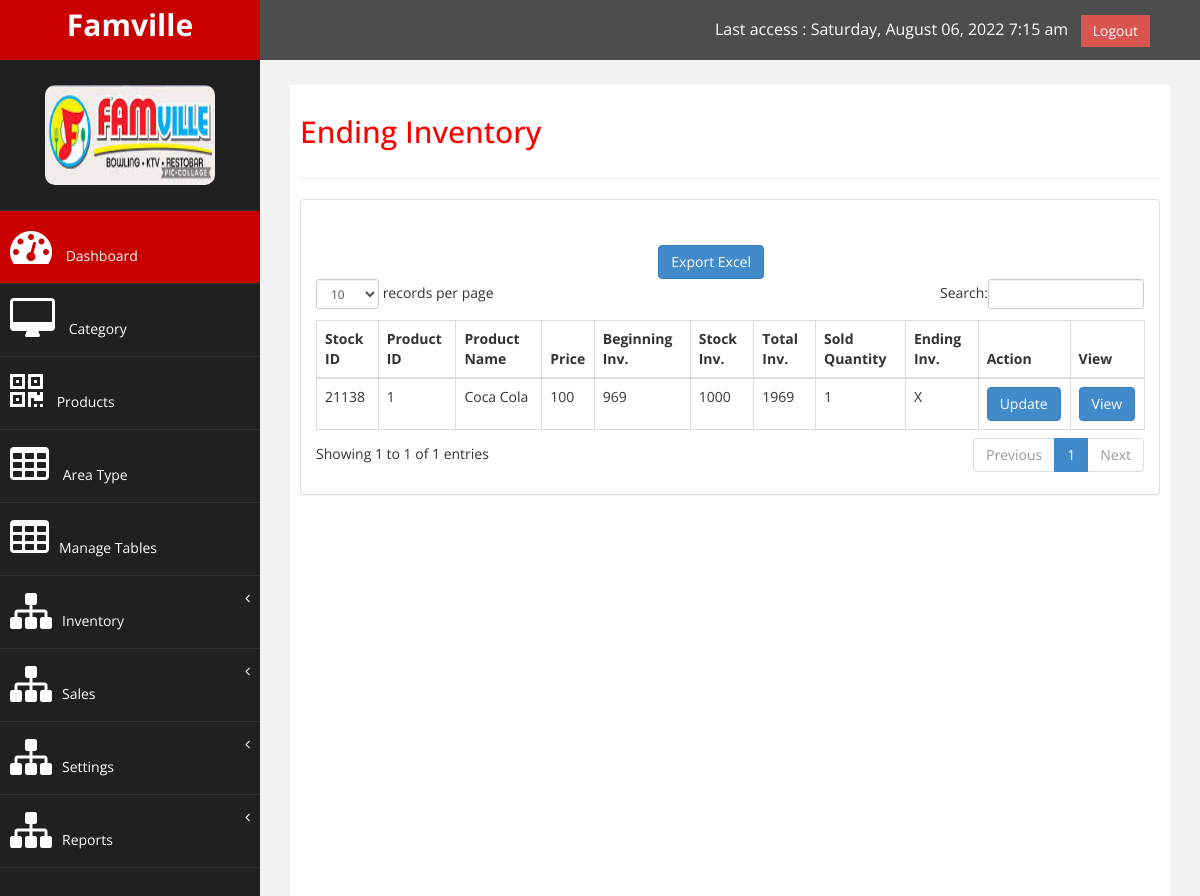
Screenshot of /index_admin.php?page=ending_inventory with the database file from the repository.
### tables this page shows
CREATE TABLE `stock` (
  `stock_id` int(11) NOT NULL,
  `stock_num_id` varchar(100) NOT NULL,
  `product_id` int(11) NOT NULL,
  `stocks` int(11) NOT NULL,
  `date_added` timestamp NOT NULL DEFAULT CURRENT_TIMESTAMP ON UPDATE CURRENT_TIMESTAMP,
  `begin_inv` int(11) NOT NULL
);

CREATE TABLE `product` (
  `product_id` int(11) NOT NULL,
  `product_name` varchar(100) NOT NULL,
  `product_description` varchar(100) NOT NULL,
  `quantity` int(11) NOT NULL,
  `price` int(11) NOT NULL,
  `status_type_id` int(11) NOT NULL COMMENT 'Enabled; Disabled',
  `availability` varchar(100) NOT NULL COMMENT 'Available; Not-Available',
  `category_id` int(11) NOT NULL,
  `image` varchar(100) NOT NULL,
  `set_type_id` int(11) NOT NULL,
  `tuple_class_id` int(11) NOT NULL,
  `size_class_id` int(11) NOT NULL,
  `product_num_id` varchar(100) NOT NULL,
  `date_start` varchar(100) NOT NULL,
  `date_end` varchar(100) NOT NULL,
  `date_added` timestamp NOT NULL DEFAULT CURRENT_TIMESTAMP ON UPDATE CURRENT_TIMESTAMP
);

CREATE TABLE `order_kitchen` (
  `order_kitchen_id` int(11) NOT NULL,
  `order_type_id` int(11) NOT NULL,
  `table_number_id` int(11) NOT NULL,
  `num_guests_id` int(11) NOT NULL,
  `guest_id` int(11) NOT NULL COMMENT 'one-by-one-customer-receipt',
  `product_id` int(11) NOT NULL,
  `order_quantity` int(11) NOT NULL,
  `date_time` timestamp NOT NULL DEFAULT CURRENT_TIMESTAMP ON UPDATE CURRENT_TIMESTAMP,
  `user_id` int(11) NOT NULL,
  `status` varchar(100) NOT NULL COMMENT 'Foods; Drinks',
  `action` varchar(100) NOT NULL COMMENT 'Order; Un-order'
);

### index_admin.php (called while the page is built, shortened)
<?php
include('admin/header.php');
include('admin/side_bar.php');
if(isset($_GET['page'])){
    $page=$_GET['page'];
}else{
    $page='category';
}
include('admin/'.$page.'.php');
include('admin/footer.php');
?>

### admin/ending_inventory.php (the view, shortened to what this page needs)
        <div id="page-wrapper" >
            <div id="page-inner">
                <div class="row">
                    <div class="col-md-12">
                     <h2>Ending Inventory</h2>
                    </div>
                </div>
                 <hr />
            <div class="row">
                <div class="col-md-12">
                    <div class="panel panel-default">
                        <div class="panel-body">
                            <div class="table-responsive">
                                <table class="table table-striped table-bordered table-hover" id="dataTables-example">
                                    <thead>
                                        <tr>
                                            <th>Stock ID</th>
                                            <th>Product ID</th>
                                            <th>Product Name</th>
                                            <th>Price</th>
                                            <th>Beginning Inv.</th>
                                            <th>Stock Inv.</th>
                                            <th>Total Inv.</th>
                                            <th>Sold Quantity</th>
                                            <th>Ending Inv.</th>
                                            <th>Action</th>
                                            <th>View</th>
                                        </tr>
                                    </thead>
                                    <button type="button" class="btn btn-primary" style="
    float: right;
    margin-top: 30px;
    /* margin-left: 170px; */
    margin-right: 380px;
">Export Excel</button>
                                    <tbody>
                                    <?php
                                    include('config.php');
                                    $sql_monitor='SELECT stock.stock_id, stock.stock_num_id, stock.product_id, product.product_num_id, product.product_name, product.price, product.quantity, product.availability, product.status_type_id, status_type.status_type, stock.stocks, product.category_id, category.category_type
                                        FROM stock
                                        INNER JOIN product
                                        ON product.product_id=stock.product_id
                                        INNER JOIN status_type
                                        ON status_type.status_type_id=product.status_type_id
                                        INNER JOIN category
                                        ON category.category_id=product.category_id';
                                    $qry_monitor=mysqli_query($CON, $sql_monitor) or die(mysqli_error($qry_monitor));
                                    while($row=mysqli_fetch_array($qry_monitor)){
                                        $stock_num_id=$row['stock_num_id'];
                                        $product_id=$row['product_id'];
                                        $product_name=$row['product_name'];
                                        $price=$row['price'];
                                        $quantity=$row['quantity'];
                                        $stocks=$row['stocks'];
                                        $product_num_id=$row['product_num_id'];
                                        $total=$quantity+$stocks;
                                    $sql_mon='SELECT order_kitchen.order_kitchen_id, order_kitchen.product_id, product.product_name, order_kitchen.order_quantity
                                        FROM order_kitchen
                                        INNER JOIN product
                                        ON product.product_id=order_kitchen.product_id
                                        WHERE order_kitchen.product_id="'.$product_id.'"';
                                    $qry_mon=mysqli_query($CON, $sql_mon) or die(mysqli_error($qry_mon));
                                    global $order_quantity;
                                    while($row=mysqli_fetch_array($qry_mon)){
                                        $order_quantity=$row['order_quantity'];
                                    }
                                    ?>
                                        <tr class="odd gradeX">
                                            <td><?php echo $stock_num_id; ?></td>
                                            <td><?php echo $product_num_id; ?></td>
                                            <td><?php echo $product_name; ?></td>
                                            <td class="center"><?php echo $price; ?></td>
                                            <td class="center"><?php echo $quantity; ?></td>
                                            <td class="center"><?php echo $stocks; ?></td>
                                            <td class="center"><?php echo $total; ?></td>
                                            <td class="center"><?php echo $order_quantity; ?></td>
                                            <td class="center">X</td>
                                            <td class="center"><a href="<?php echo $BASE_URL;?>index_admin.php?page=update_ending_inventory" class="btn btn-primary">Update</a></td>
                                            <td class="center"><a href="<?php echo $BASE_URL;?>index_admin.php?page=view_ending_inventory" class="btn btn-primary">View</a></td>
                                        </tr>
                                    <?php
                                    }
                                    ?>
                                    </tbody>
                                </table>
                            </div>
                        </div>
                    </div>
                </div>
            </div>
        </div>
    </div>
            </div>
</body>
</html>

### assets/css/custom.css (style rules this page uses)
body { font-family: 'Open Sans', sans-serif; }
#page-wrapper { padding: 15px 15px; min-height: 600px; background:#F3F3F3; }
#page-inner { width:100%; margin:10px 20px 10px 0px; background-color:#fff!important; padding:10px; min-height:1200px; }
h2 { color: #f00; }
@media (min-width:768px) { #page-wrapper { margin: 0 0 0 260px; padding: 15px 30px; min-height: 1200px; } }

### rows the page displays
stock: stock_num "21138", product.product_num_id "1", product.product_name "Coca Cola", product.price "100", product.quantity "969", stocks "1000", total "1969", order_kitchen.order_quantity "1"
